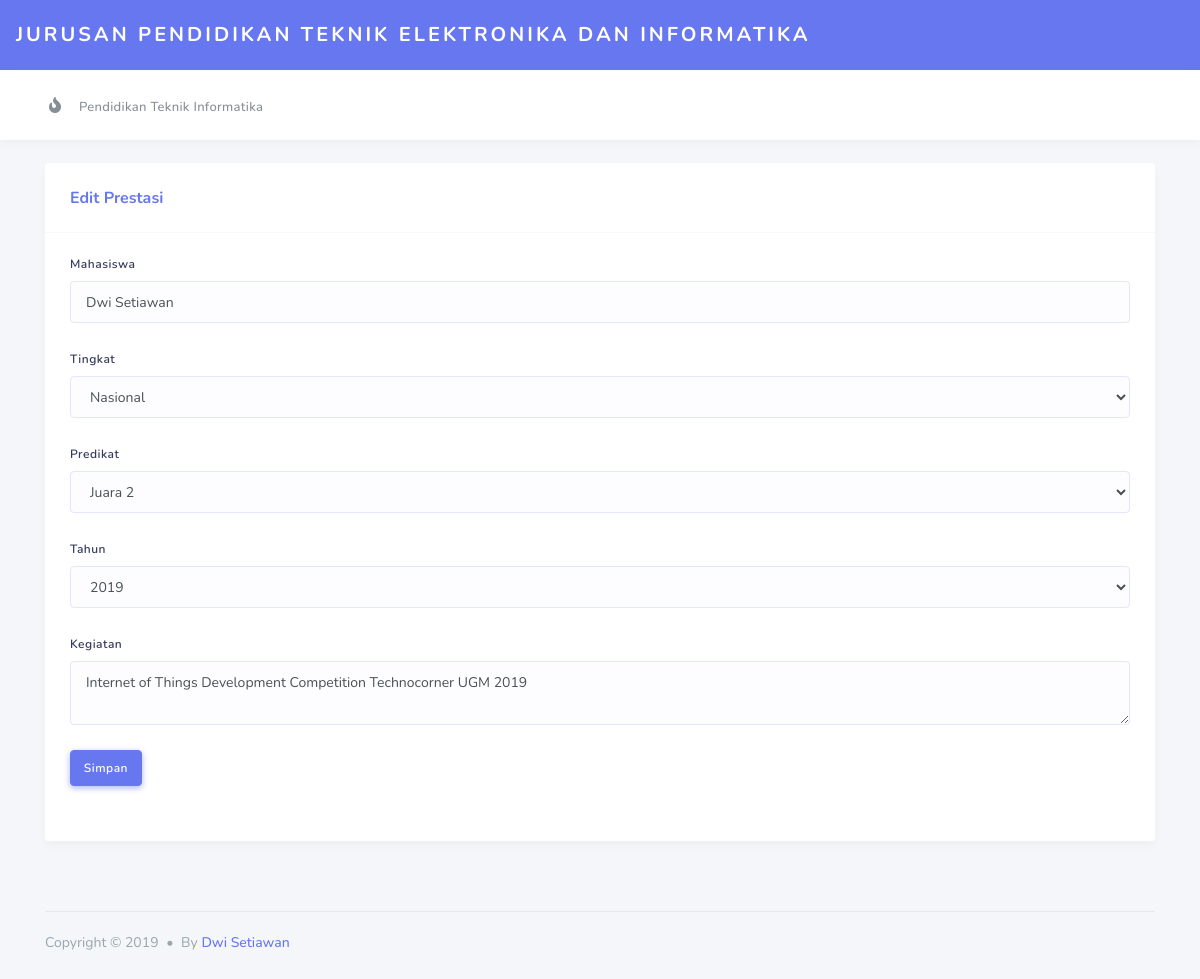
/prestasi/edit/19, run on the app's committed database.
### tables this page shows
CREATE TABLE `prestasi` (
  `id` int(11) NOT NULL,
  `mahasiswa` varchar(100) NOT NULL,
  `predikat` varchar(50) NOT NULL,
  `tingkat` varchar(50) NOT NULL,
  `tahun` year(4) NOT NULL,
  `kegiatan` varchar(100) NOT NULL
);

### application/controllers/Prestasi.php (called while the page is built, shortened)
<?php
class Prestasi extends CI_Controller {
    public function __construct(){
        $this->load->model('prestasi_model');
    }
    public function edit($id){
        $id = $this->uri->segment(3);
        $data = array(
            'title' => 'Edit Prestasi',
            'data_prestasi' => $this->prestasi_model->edit($id)
        );
        $this->load->view('item_handler',$data);
    }
}
?>

### index.php (called while the page is built, shortened)
<?php
require_once BASEPATH.'core/CodeIgniter.php';

### application/models/Prestasi_model.php (called while the page is built, shortened)
<?php
class Prestasi_model extends CI_Model{
    public function edit($id){
        $query = $this->db->where("id",$id)->get("prestasi");
        if($query){
            return $query->row();
        }else{
            return false;
        }
    }
}
?>

### application/views/item_handler.php (the view, shortened to what this page needs)
<!DOCTYPE html>
<html lang="en">
<head>
  <link rel="stylesheet" href="https://stackpath.bootstrapcdn.com/bootstrap/4.3.1/css/bootstrap.min.css">
  <link rel="stylesheet" href="https://use.fontawesome.com/releases/v5.7.2/css/all.css">
  <link rel="stylesheet" type="text/css" href="https://cdn.datatables.net/1.10.16/css/dataTables.bootstrap4.min.css">
  <link rel="stylesheet" href="https://cdn.datatables.net/select/1.3.0/css/select.dataTables.min.css">
  <link rel="stylesheet" href="<?php echo base_url();?>/assets/css/style.css">
  <link rel="stylesheet" href="<?php echo base_url();?>/assets/css/components.css">
</head>
<body class="layout-3">
  <div id="app">
    <div class="main-wrapper container">
      <div class="navbar-bg"></div>
      <nav class="navbar navbar-expand-lg main-navbar">
        <a href="#" class="navbar-brand sidebar-gone-hide">Jurusan Pendidikan Teknik Elektronika dan Informatika</a>
      </nav>
      <nav class="navbar navbar-secondary navbar-expand-lg">
        <div class="container">
          <ul class="navbar-nav">
            <li class="nav-item">
              <a href="#" class="nav-link"><i class="fas fa-fire"></i><span>Pendidikan Teknik Informatika</span></a>
            </li>
          </ul>
        </div>
      </nav>
      <div class="main-content">
        <section class="section">
          <div class="section-body">
            <div class="card">
              <div class="card-header">
                <h4>Edit Prestasi</h4>
              </div>
              <div class="card-body">
                <?php echo form_open('prestasi/update') ?>
                    <div class="form-group">
                        <label for="mhs">Mahasiswa</label>
                        <input value="<?php echo $data_prestasi->mahasiswa?>" type="text" name="mahasiswa" class="form-control" id="mhs" placeholder="Mahasiswa" required>
                    </div>
                    <div class="form-group">
                         <label for="tgkt">Tingkat</label>
                            <select name="tingkat" class="form-control select2" id="tgkt">
                                <option selected value="<?php echo $data_prestasi->tingkat?>"><?php echo $data_prestasi->tingkat?></option>
                             </select>
                    </div>
                    <div class="form-group">
                        <label for="predkt">Predikat</label>
                            <select name="predikat" class="form-control select2" id="predkt">
                                <option value="<?php echo $data_prestasi->predikat?>"><?php echo $data_prestasi->predikat?></option>
                            </select>
                    </div>
                    <div class="form-group">
                        <label>Tahun</label>
                            <select class="form-control select2" name="tahun">
                                <option value="<?php echo $data_prestasi->tahun?>"><?php echo $data_prestasi->tahun?></option>
                            </select>
                    </div>
                    <div class="form-group">
                        <label for="kgt">Kegiatan</label>
                        <textarea value="<?php echo $data_prestasi->kegiatan?>" name="kegiatan" class="form-control mb-0" id="kgt" rows="3" required><?php echo $data_prestasi->kegiatan?></textarea>
                    </div>
                    <div class="form-group buttons">
                    <button type="submit" class="btn btn-primary">Simpan</button>
                </div>
                </div>
            </div>
          </div>
        </section>
      </div>
      <footer class="main-footer">
        <div class="footer-left">
          Copyright &copy; 2019 <div class="bullet"></div> By <a href="http://dstwn.id">Dwi Setiawan</a>
        </div>
      </footer>
    </div>
  </div>
</body>
</html>

### data on the page
prestasi: mahasiswa "Dwi Setiawan", tingkat "Nasional", predikat "Juara 2", tahun "2019", kegiatan "Internet of Things Development Competition Technocorner UGM 2019"
